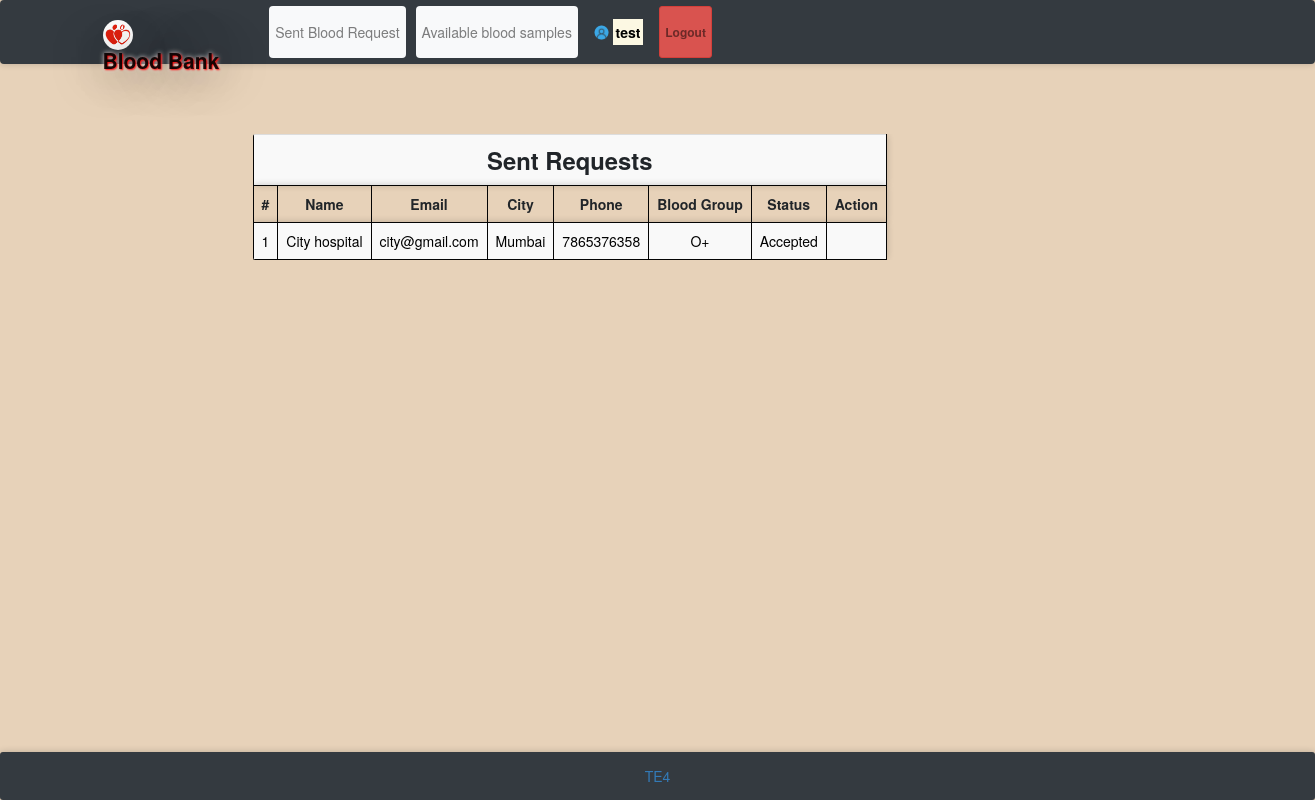
/sentrequest.php (signed in), run on the app's committed database.
### tables this page shows
CREATE TABLE `bloodrequest` (
  `reqid` int(11) NOT NULL,
  `hid` int(11) NOT NULL,
  `rid` int(11) NOT NULL,
  `bg` varchar(11) NOT NULL,
  `status` varchar(100) NOT NULL DEFAULT 'Pending',
  `quantity` int(100) NOT NULL
);

CREATE TABLE `hospitals` (
  `id` int(11) NOT NULL,
  `hname` varchar(100) NOT NULL,
  `hemail` varchar(100) NOT NULL,
  `hpassword` varchar(100) NOT NULL,
  `hphone` varchar(100) NOT NULL,
  `hcity` varchar(100) NOT NULL
);

### message.php (called while the page is built, shortened)
<?php $counter=0; if(isset($_GET['msg'])) { ?>
	<div class="col-5 alert alert alert-success alert-dismissible fade show card" id="message">
		<button type="button" class="close" data-dismiss="alert" title="close">&times;</button><?php echo $_GET['msg'];?>
	</div>
<?php }?>

### sentrequest.php (the view, shortened to what this page needs)
<?php
require 'file/connection.php';
  if(!isset($_SESSION['rid']))
  {
  header('location:login.php');
  }
  else {
    $rid = $_SESSION['rid'];
    $sql = "select bloodrequest.*, hospitals.* from bloodrequest, hospitals where rid='$rid' && bloodrequest.hid=hospitals.id";
    $result = mysqli_query($conn, $sql);
?>
<!DOCTYPE html>
<html>
<?php require 'head.php'; ?>
<body style="background-color: #e7d2b9;">
	<?php require 'header.php'; ?>
	<div class="container cont">
		<?php require 'message.php'; ?>
	<table class="table table-responsive table-striped rounded mb-5 justofy-content-center" style="align-items: center; margin-left: 150px;">
		<tr><th colspan="8" class="title">Sent requests</th></tr>
		<tr>
			<th>#</th>
			<th>Name</th>
			<th>Email</th>
			<th>City</th>
			<th>Phone</th>
			<th>Blood Group</th>
			<th>Status</th>
			<th>Action</th>
		</tr>
		<?php while($row = mysqli_fetch_array($result)) { ?>
		<tr style="color: black;">
			<td><?php echo ++$counter;?></td>
			<td><?php echo $row['hname'];?></td>
			<td><?php echo $row['hemail'];?></td>
			<td><?php echo $row['hcity'];?></td>
			<td><?php echo $row['hphone'];?></td>
			<td><?php echo $row['bg'];?></td>
			<td id="aon"><?php echo $row['status'];?></td>
			<td><?php if($row['status'] == 'Accepted'){ ?>
			<?php }
			else{ ?>
				<a href="file/cancel.php?reqid=<?php echo $row['reqid'];?>" class="btn btn-danger">Cancel</a>
			<?php } ?>
			</td>
		</tr>
		<?php } ?>
	</table>
</div>
    <?php require 'footer.php'; ?>
</body>
</html>
<?php } ?>

### css/style.css (style rules this page uses)
.cont { padding-top: 40px; text-align: justify; font-size: 1em; }
.card ,nav, .footer,tr,video { border-radius: 3px; transition: all 200ms ease-out; box-shadow: 0px 0px 7px rgba(0, 0, 0, 0.2); }
tr,th,td { border:0.1px solid silver; text-align: center; }
.title { font-weight: bold; font-size: 1.7em; text-transform: capitalize; text-align: center; }

### sentrequest.php (style rules this page uses)
tr, th, td { border: 0.1px solid #040404; text-align: center; }
.table td, .table th { padding: .75rem; vertical-align: top; border-top: 1px solid #040404; }

### data on the page
bloodrequest: hospitals.hname "City hospital", hospitals.hemail "city@gmail.com", hospitals.hcity "Mumbai", hospitals.hphone "7865376358", bg "O+", status "Accepted"

### other printed values
$_SESSION['rname'] "test"
